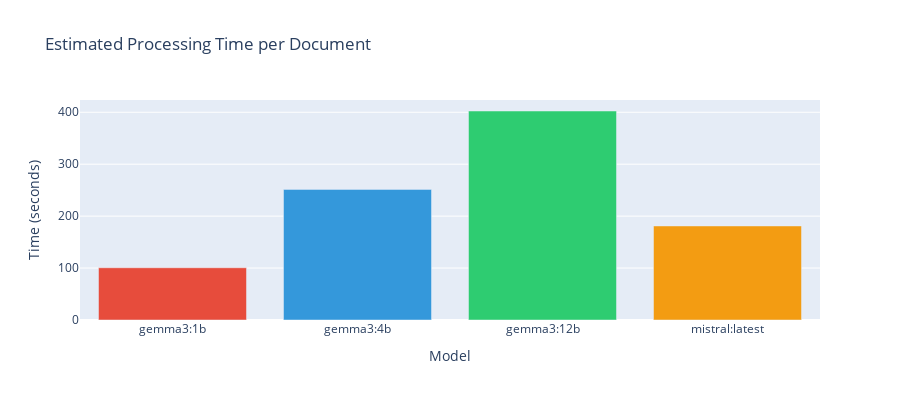

Notebook cell for this chart:
### Code cell
# Minimal Runtime Analysis (Ultra-Fast Version)
print("🚀 RUNTIME ANALYSIS")
print("=" * 40)

pipeline_folder = "output/pipeline_results_20250804_200916"

if Path(pipeline_folder).exists():
    # Load pipeline timing data
    main_file = Path(pipeline_folder) / f"{Path(pipeline_folder).name}.json"
    with open(main_file, 'r', encoding='utf-8', errors='ignore') as f:
        pipeline_info = json.load(f)
    
    # Calculate total time
    start = pd.to_datetime(pipeline_info['start_time'])
    end = pd.to_datetime(pipeline_info['end_time'])
    total_time = (end - start).total_seconds()
    
    print(f"Total pipeline time: {total_time:.1f}s ({total_time/60:.1f} min)")
    print(f"Documents: {pipeline_info['processed_documents']}")
    print(f"Models: {len(pipeline_info['models_used'])}")
    
    # Model speed estimates (based on parameter count)
    speeds = {
        'gemma3:1b': 1.0,      # 1B params - fastest
        'gemma3:4b': 2.5,      # 4B params - medium
        'gemma3:12b': 4.0,     # 12B params - slowest  
        'mistral:latest': 1.8  # ~7B params - medium-fast
    }
    
    models = pipeline_info['models_used']
    docs = pipeline_info['processed_documents']
    base_time = total_time / (len(models) * docs)
    
    print(f"\nEstimated processing times per document:")
    for model in models:
        est_time = base_time * speeds.get(model, 2.0)
        print(f"• {model}: {est_time:.1f}s")
    
    # Quick visualization
    model_times = [base_time * speeds.get(m, 2.0) for m in models]
    
    fig = go.Figure(data=[
        go.Bar(x=models, y=model_times, 
               marker_color=['#E74C3C', '#3498DB', '#2ECC71', '#F39C12'])
    ])
    
    fig.update_layout(
        title='Estimated Processing Time per Document',
        xaxis_title='Model',
        yaxis_title='Time (seconds)',
        height=400
    )
    
    fig.show()
    
    # Rankings
    fastest = min(models, key=lambda m: speeds.get(m, 2.0))
    slowest = max(models, key=lambda m: speeds.get(m, 2.0))
    
    print(f"\n🏆 Speed Rankings:")
    print(f"Fastest: {fastest}")
    print(f"Slowest: {slowest}")
    print(f"Speed difference: {speeds[slowest]/speeds[fastest]:.1f}x")
    
    print(f"\n✅ Analysis complete!")
    
else:
    print("❌ Pipeline folder not found")

### Figure 1 — Plotly figure (JSON) as saved in the notebook; plotly's stock layout.template omitted (floating-point values rounded to 4 significant figures)
{"data": [{"marker": {"color": ["#E74C3C", "#3498DB", "#2ECC71", "#F39C12"]}, "type": "bar", "x": ["gemma3:1b", "gemma3:4b", "gemma3:12b", "mistral:latest"], "y": [100.6, 251.5, 402.4, 181.1]}], "layout": {"height": 400, "title": {"text": "Estimated Processing Time per Document"}, "xaxis": {"title": {"text": "Model"}}, "yaxis": {"title": {"text": "Time (seconds)"}}}}
